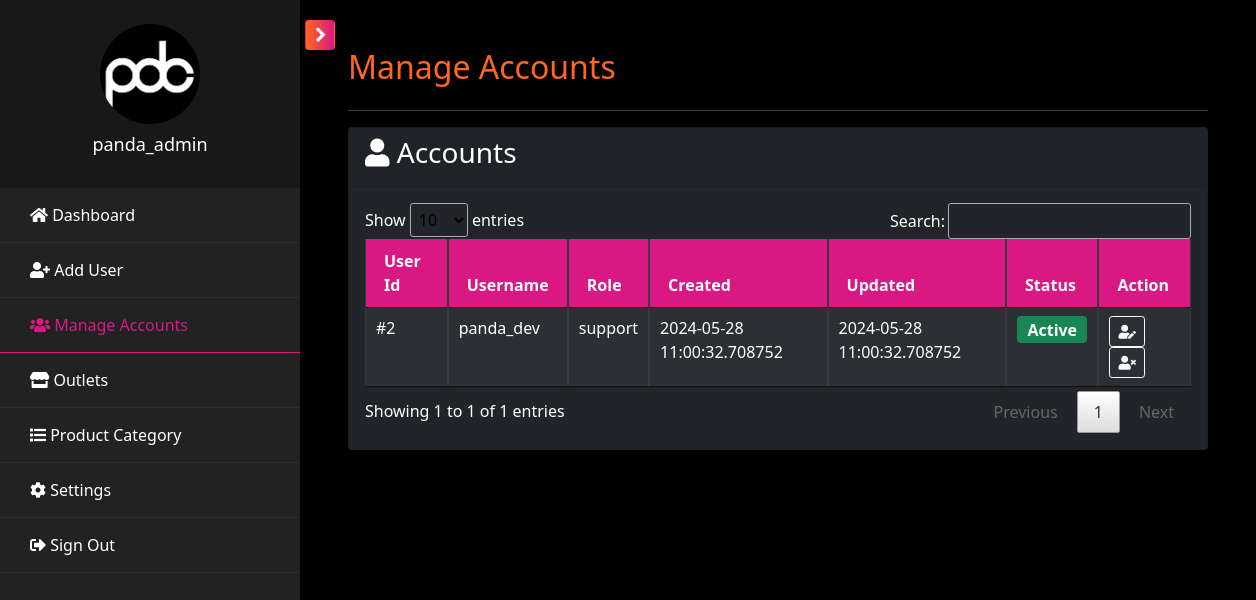
Before: /pages/admin/admin.accounts.php (signed in) with the older database file.
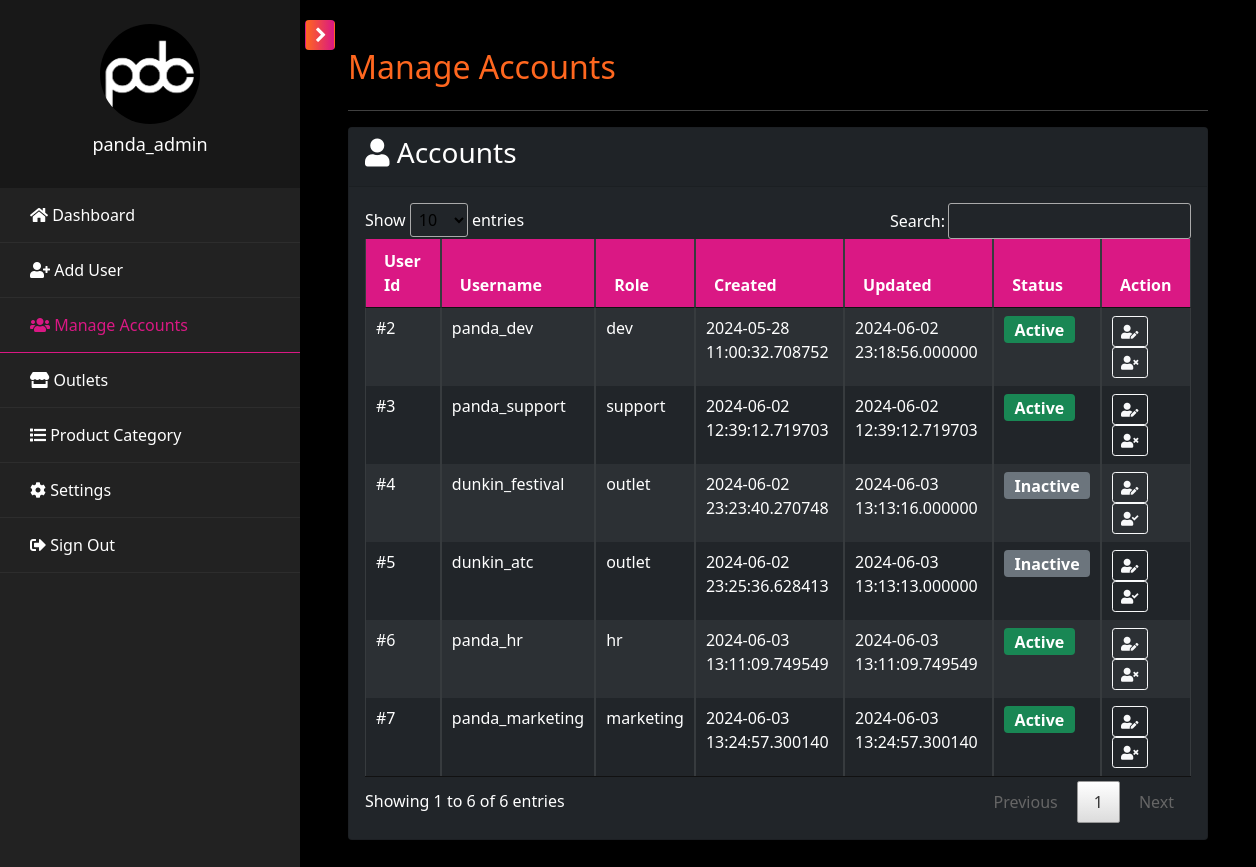
After: the same page with the newer database file.
### tables this page shows
CREATE TABLE `tbl_user` (
  `id` int(11) NOT NULL,
  `username` varchar(100) NOT NULL,
  `password` varchar(255) NOT NULL,
  `role` enum('admin','support','dev','marketing','hr','outlet') NOT NULL,
  `branch` varchar(100) DEFAULT NULL,
  `status` enum('Active','Inactive') NOT NULL DEFAULT 'Active',
  `created` datetime(6) DEFAULT current_timestamp(6),
  `updated` datetime(6) DEFAULT current_timestamp(6) ON UPDATE current_timestamp(6)
);

### pages/admin/admin.accounts.php (the view, shortened to what this page needs)
<?php include('admin.header.php'); ?>
            <div id="content" class="p-4 p-md-5 pt-5">
                <h2 class="mb-4 text-orange">Manage Accounts</h2>
                <hr />
                <div class="card bg-dark">
                    <div class="card-header">
                        <h3><i class="fas fa-user"></i> Accounts</h3>
                    </div>
                    <div class="card-body">
                        <div class="table-responsive">
                            <table class="table table-bordered table-striped table-dark table-sm w-100" id="acc_table">
                                <thead>
                                    <tr>
                                        <th>User Id</th>
                                        <th>Username</th>
                                        <th>Role</th>
                                        <th>Created</th>
                                        <th>Updated</th>
                                        <th>Status</th>
                                        <th>Action</th>
                                    </tr>
                                </thead>
                                <tbody>
                                    <?php
                                        $user_qry = mysqli_query($conn, "SELECT * FROM tbl_user WHERE id != '1'");
                                        while($rows=mysqli_fetch_array($user_qry)){
                                    ?>
                                        <tr>
                                            <td>#<?php echo $rows["id"]; ?></td>
                                            <td><?php echo $rows["username"]; ?></td>
                                            <td><?php echo $rows["role"]; ?></td>
                                            <td><?php echo $rows["created"]; ?></td>
                                            <td><?php echo $rows["updated"]; ?></td>
                                            <td>
                                                <span class="badge <?php echo $rows["status"] == 'Active' ? 'bg-success' : 'bg-secondary'; ?>">
                                                    <?php echo ucfirst($rows["status"]); ?>
                                                </span>
                                            </td>
                                            <td>
                                                <a class="btn btn-sm btn-outline-light" href="admin.user.php?id=<?php echo $rows['id']; ?>" title="Edit User"><i class="fas fa-user-edit"></i></a>
                                                <?php if ($rows['status'] == 'Active') { ?>
                                                    <a class="btn btn-sm btn-outline-light" href="admin.status.php?id=<?php echo $rows['id']; ?>&status=Inactive" title="Deactivate User">
                                                        <i class="fas fa-user-times"></i>
                                                    </a>
                                                <?php } else { ?>
                                                    <a class="btn btn-sm btn-outline-light" href="admin.status.php?id=<?php echo $rows['id']; ?>&status=Active" title="Activate User">
                                                        <i class="fas fa-user-check"></i>
                                                    </a>
                                                <?php } ?>
                                            </td>
                                        </tr>
                                    <?php } ?>
                                </tbody>
                            </table>
                        </div>
                    </div>
                </div>
            </div>
<?php include('admin.footer.php'); ?>

Changed rows visible on the page:
changed tbl_user "panda_dev": role "support" → "dev"; updated "2024-05-28 11:00:32.708752" → "2024-06-02 23:18:56.000000"
added tbl_user: id "3", username "panda_support", role "support", created "2024-06-02 12:39:12.719703", updated "2024-06-02 12:39:12.719703", status "Active"
added tbl_user: id "4", username "dunkin_festival", role "outlet", created "2024-06-02 23:23:40.270748", updated "2024-06-03 13:13:16.000000", status "Inactive"
added tbl_user: id "5", username "dunkin_atc", role "outlet", created "2024-06-02 23:25:36.628413", updated "2024-06-03 13:13:13.000000", status "Inactive"
added tbl_user: id "6", username "panda_hr", role "hr", created "2024-06-03 13:11:09.749549", updated "2024-06-03 13:11:09.749549", status "Active"
added tbl_user: id "7", username "panda_marketing", role "marketing", created "2024-06-03 13:24:57.300140", updated "2024-06-03 13:24:57.300140", status "Active"
Other visible differences:
text written by a page script: "Show entries Search: Showing 1 to 1 of 1 entries Previous 1 Next" → "Show entries Search: Showing 1 to 6 of 6 entries Previous 1 Next"
